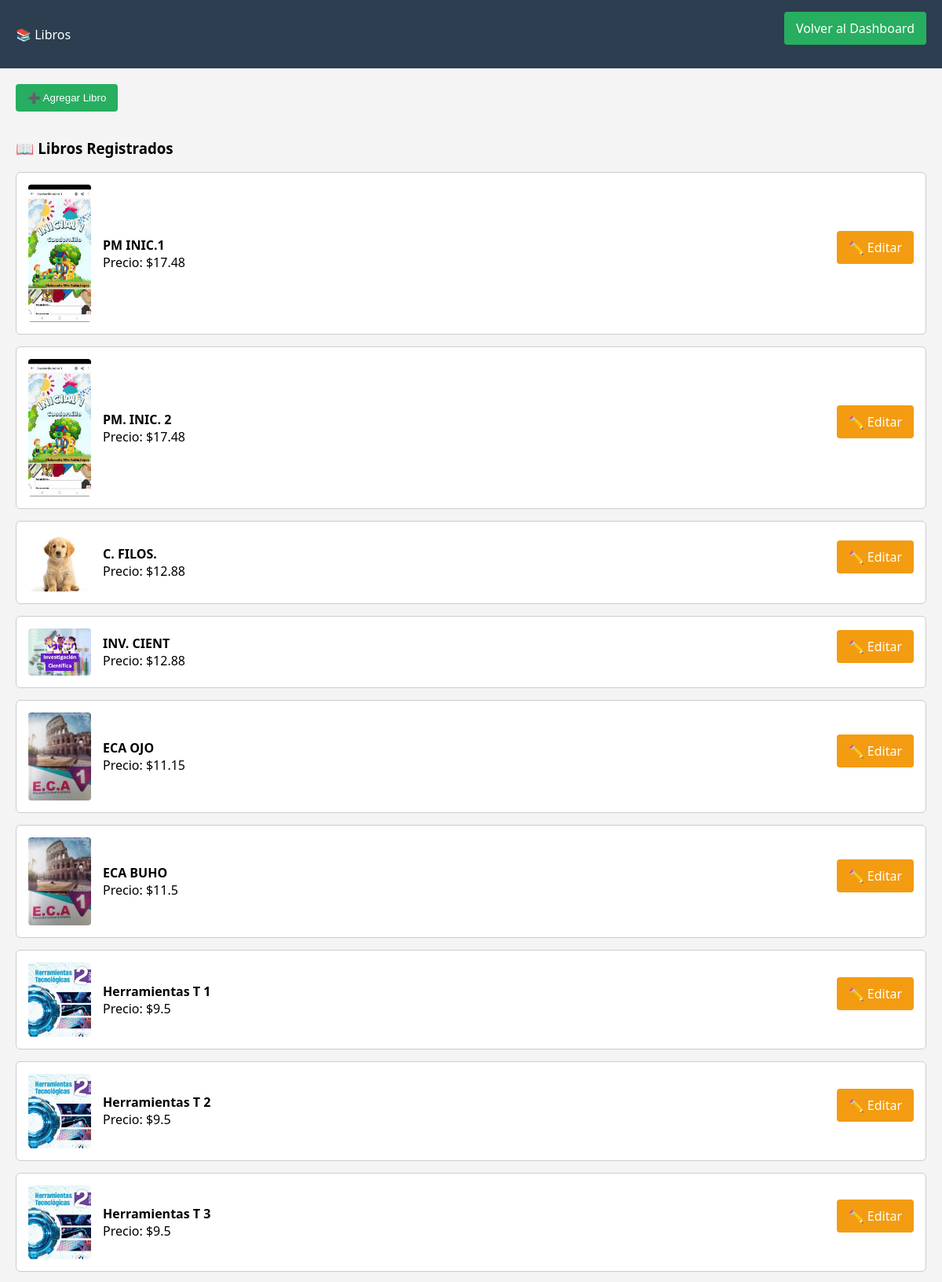
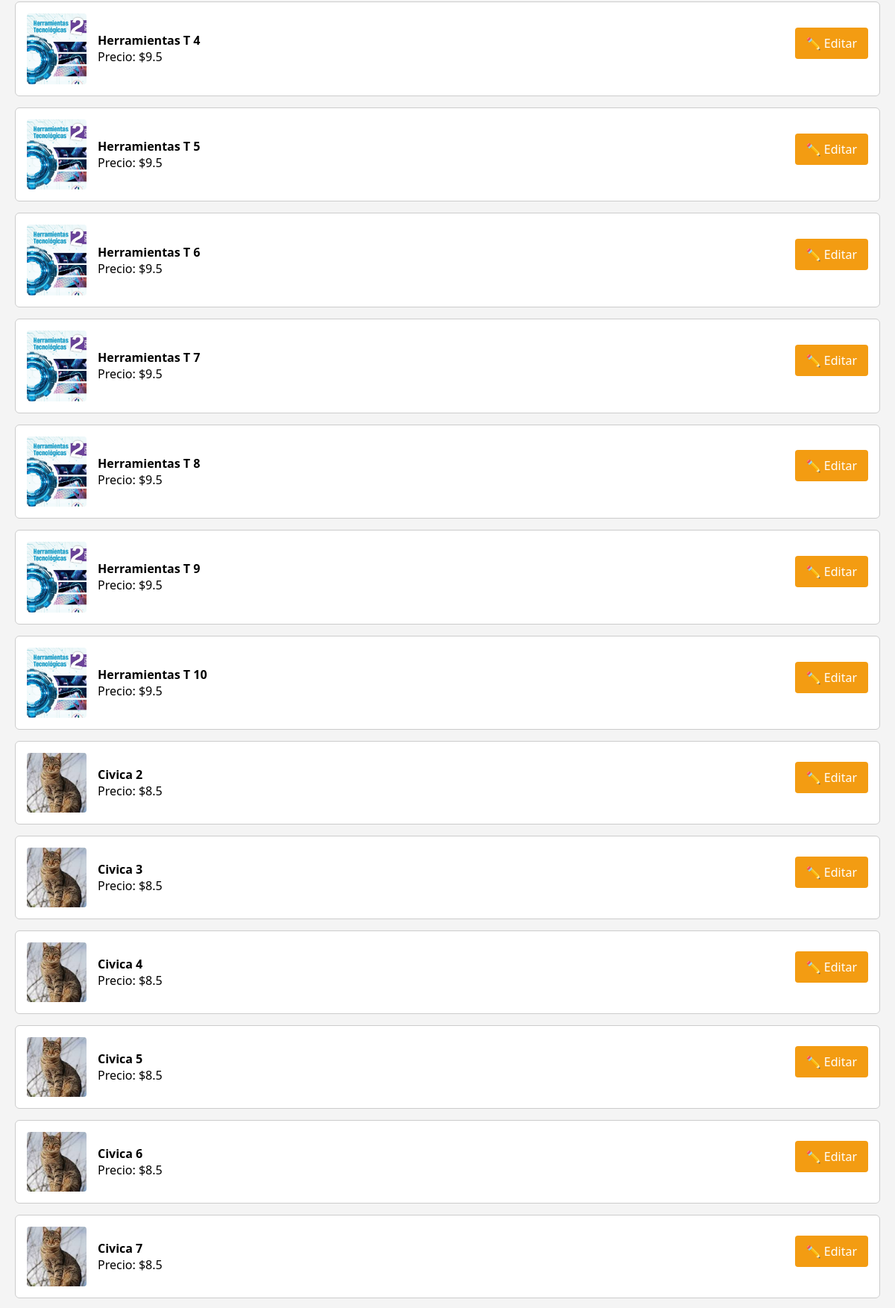
The page /libros (signed in, upper part) on the database its author committed (2 pictures, top to bottom).
### tables this page shows
CREATE TABLE libros (
            id INTEGER PRIMARY KEY AUTOINCREMENT,
            nombre TEXT,
            precio REAL,
            imagen TEXT
        );

### app.py (the view)
@app.route('/libros')
def vista_libros():
    if 'admin' not in session:
        return redirect(url_for('login'))
    conn = sqlite3.connect(DATABASE)
    c = conn.cursor()
    c.execute("SELECT * FROM libros")
    libros = c.fetchall()
    conn.close()
    return render_template('libros.html', libros=libros)

### templates/libros.html (shortened to what this page needs)
<!DOCTYPE html>
<html lang="es">
<head>
</head>
<body>
    <header>
        <div>📚 Libros</div>
        <a href="{{ url_for('dashboard') }}" class="btn">Volver al Dashboard</a>
    </header>
    <div class="container">
        <button class="btn" onclick="toggleFormulario()">➕ Agregar Libro</button>
        <h3>📖 Libros Registrados</h3>
        {% for libro in libros %}
            <div class="libro-card">
                <img src="{{ url_for('static', filename='images/' + libro[3]) }}" alt="Imagen del libro">
                <div class="libro-info">
                    <strong>{{ libro[1] }}</strong><br>
                    Precio: ${{ libro[2] }}
                </div>
                <div>
                    <a href="{{ url_for('editar_libro', libro_id=libro[0]) }}" class="btn btn-warning">✏️ Editar</a>
                </div>
            </div>
        {% else %}
            <p>No hay libros registrados aún.</p>
        {% endfor %}
    </div>
</body>
</html>

### templates/libros.html (style rules this page uses)
body { font-family: 'Segoe UI', sans-serif; margin: 0; background: #f4f4f4; }
header { background-color: #2c3e50; color: white; padding: 15px 20px; display: flex; justify-content: space-between; align-items: center; }
.container { padding: 20px; }
.btn { background-color: #27ae60; color: white; padding: 10px 15px; border: none; border-radius: 4px; cursor: pointer; margin-bottom: 15px; text-decoration: none; display: inline-block; }
.btn-warning { background-color: #f39c12; }
.libro-card { background: #fff; border: 1px solid #ccc; border-radius: 6px; margin-bottom: 15px; padding: 15px; display: flex; align-items: center; gap: 15px; justify-content: space-between; }
.libro-card img { width: 80px; height: auto; border-radius: 4px; }
.libro-info { flex-grow: 1; }

### rows shown on the page
libros: imagen (picture), nombre "PM INIC.1", precio "17.48"
libros: imagen (picture), nombre "PM. INIC. 2", precio "17.48"
libros: imagen (picture), nombre "C. FILOS.", precio "12.88"
libros: imagen (picture), nombre "INV. CIENT", precio "12.88"
libros: imagen (picture), nombre "ECA OJO", precio "11.15"
libros: imagen (picture), nombre "ECA BUHO", precio "11.5"
libros: imagen (picture), nombre "Herramientas T 1", precio "9.5"
libros: imagen (picture), nombre "Herramientas T 2", precio "9.5"
libros: imagen (picture), nombre "Herramientas T 3", precio "9.5"
libros: imagen (picture), nombre "Herramientas T 4", precio "9.5"
libros: imagen (picture), nombre "Herramientas T 5", precio "9.5"
libros: imagen (picture), nombre "Herramientas T 6", precio "9.5"
libros: imagen (picture), nombre "Herramientas T 7", precio "9.5"
libros: imagen (picture), nombre "Herramientas T 8", precio "9.5"
libros: imagen (picture), nombre "Herramientas T 9", precio "9.5"
libros: imagen (picture), nombre "Herramientas T 10", precio "9.5"
libros: imagen (picture), nombre "Civica 2", precio "8.5"
libros: imagen (picture), nombre "Civica 3", precio "8.5"
libros: imagen (picture), nombre "Civica 4", precio "8.5"
libros: imagen (picture), nombre "Civica 5", precio "8.5"
libros: imagen (picture), nombre "Civica 6", precio "8.5"
libros: imagen (picture), nombre "Civica 7", precio "8.5"
